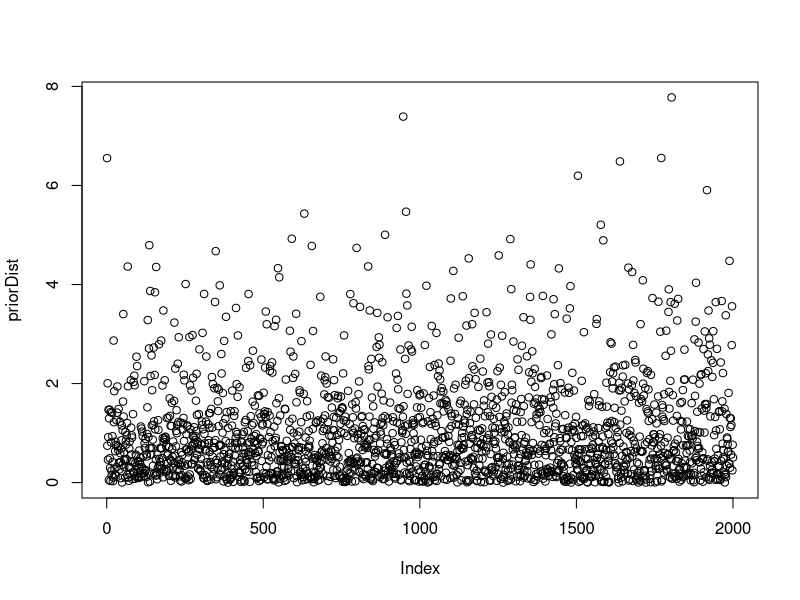
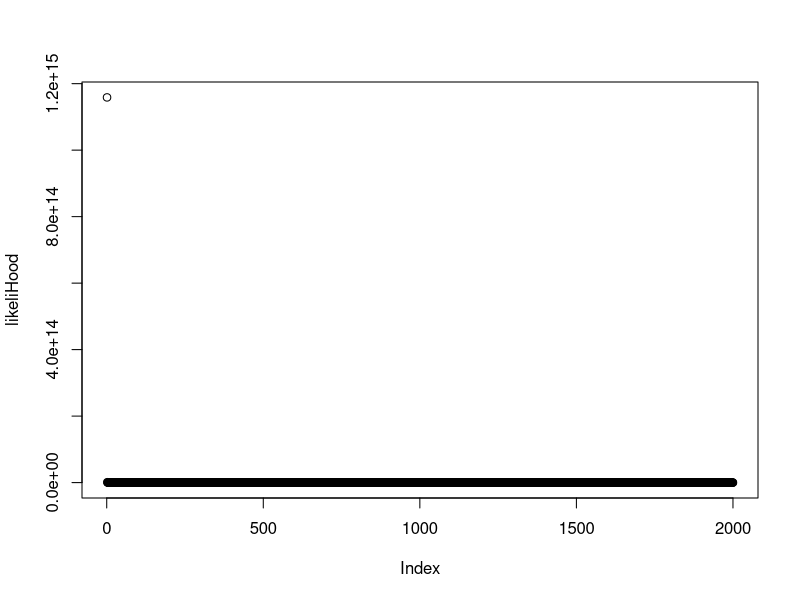
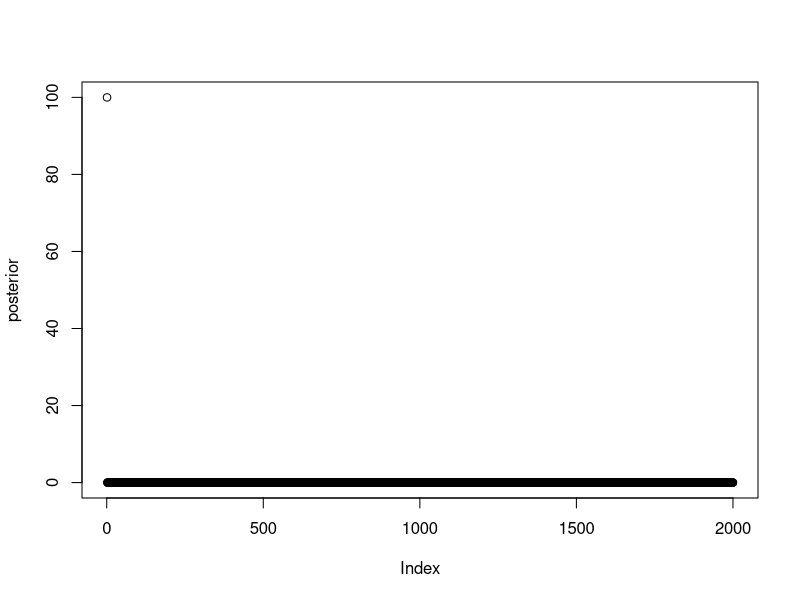

Generate these figures, in order, with R:
#Part 3
mu = 2.39
obsRad = c(-2.44, 2.14, 2.54, 1.83, 2.02, 2.33, -2.79, 2.23, 2.07, 2.02)

kGrid <- seq(0.01, 20, by=0.01)

priorDist <- rexp(kGrid, 1)
plot(priorDist)
kappa = kGrid

dvonmises <- function(y, mu, kappa){
  res = 1
  for (i in y){
      res = res*(exp(kappa*cos(i-mu))/(2*pi*besselI(kappa,1)))
  }
  return(res)
}

likeliHood <- dvonmises(obsRad, mu, kappa)
plot(likeliHood)
posterior = likeliHood*priorDist

posterior = (posterior/sum(posterior))/0.01

plot(posterior)
likeliHood
